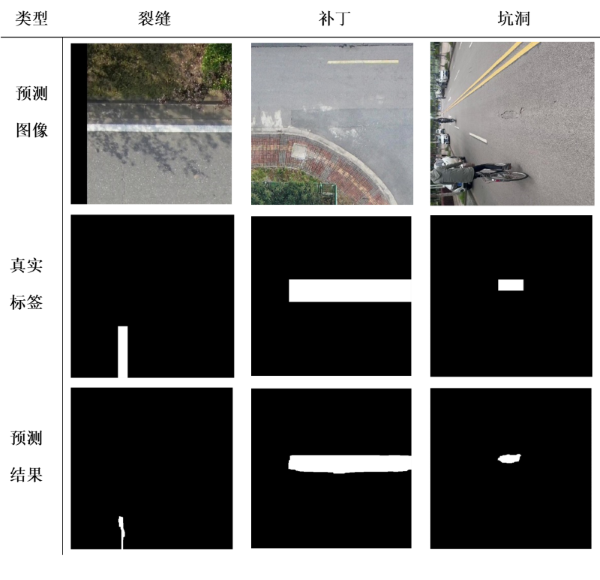
#> input picture materials/samples.png, 600 x 580 px
$ python img_test.py
#> lines starting #> are read from the running program, lines starting #| are printed output that depends on the picture; after the words box and inside, x2 and y2 are one past the last pixel; in counts of white or black regions, pixels touching at a corner belong together
import os
import numpy as np
from PIL import Image
from scipy.spatial.distance import directed_hausdorff
from collections import defaultdict

def calculate_metrics(true_mask, pred_mask):
    """
    计算PA、CPA、IoU、Dice系数和HD95
    """
    # 确保输入是二值图像
    true_mask = true_mask > 0
    pred_mask = pred_mask > 0

    # PA（像素准确率）
    pa = np.mean(true_mask == pred_mask)

    # CPA（类别像素准确率）
    tp = np.sum((true_mask == 1) & (pred_mask == 1))
    fp = np.sum((true_mask == 0) & (pred_mask == 1))
    fn = np.sum((true_mask == 1) & (pred_mask == 0))
    cpa = tp / (tp + fp + fn) if (tp + fp + fn) != 0 else 0

    # IoU（交并比）
    intersection = np.sum((true_mask == 1) & (pred_mask == 1))
    union = np.sum((true_mask == 1) | (pred_mask == 1))
    iou = intersection / union if union != 0 else 0

    # Dice系数
    dice = 2 * intersection / (np.sum(true_mask) + np.sum(pred_mask)) if (np.sum(true_mask) + np.sum(pred_mask)) != 0 else 0

    # HD95（Hausdorff距离的95百分位）
    hd95 = max(directed_hausdorff(true_mask, pred_mask)[0], directed_hausdorff(pred_mask, true_mask)[0])

    return pa, cpa, iou, dice, hd95

def validate_image_format(image_path):
    """
    验证图像格式是否为要求的格式
    """
    valid_formats = ('.jpg', '.png', '.bmp', '.npy')
    return os.path.splitext(image_path)[1].lower() in valid_formats

def load_image(image_path):
    """
    根据文件格式加载图像
    """
    if image_path.endswith('.npy'):
        return np.load(image_path)
    else:
        return np.array(Image.open(image_path).convert('L'))

def main(true_mask_folder, pred_mask_folder):
    # 检查文件夹是否存在
    if not os.path.exists(true_mask_folder) or not os.path.exists(pred_mask_folder):
        print("指定的文件夹不存在，请检查路径！")
        return

    # 获取文件夹中的文件名
    true_mask_files = set(os.listdir(true_mask_folder))
    pred_mask_files = set(os.listdir(pred_mask_folder))

    # 检查文件格式和命名匹配
    for folder, files in zip([true_mask_folder, pred_mask_folder], [true_mask_files, pred_mask_files]):
        for file in files:
            if not validate_image_format(file):
                print(f"请上传jpg、png、bmp或npy格式照片，文件 {os.path.join(folder, file)} 格式不正确！")
                return

    if true_mask_files != pred_mask_files:
        print("出现了命名不匹配的照片，请检查后上传！")
        return

    # 初始化结果存储
    metrics = defaultdict(list)

    # 遍历文件夹中的文件
    for file in true_mask_files:
        true_mask_path = os.path.join(true_mask_folder, file)
        pred_mask_path = os.path.join(pred_mask_folder, file)

        # 加载图像
        true_mask = load_image(true_mask_path)
        pred_mask = load_image(pred_mask_path)

        # 计算指标
        pa, cpa, iou, dice, hd95 = calculate_metrics(true_mask, pred_mask)
        metrics['PA'].append(pa)
        metrics['CPA'].append(cpa)
        metrics['IoU'].append(iou)
        metrics['Dice'].append(dice)
        metrics['HD95'].append(hd95)

        print(f"文件 {file} 的指标：PA={pa:.4f}, CPA={cpa:.4f}, IoU={iou:.4f}, Dice={dice:.4f}, HD95={hd95:.4f}")

    # 计算均值
    print("\n所有照片的平均指标：")
    for metric, values in metrics.items():
        print(f"{metric} 均值: {np.mean(values):.4f}")

if __name__ == "__main__":
    true_mask_folder = input("请输入真值掩码图像文件夹路径：")
#> the answer given: ../materials
    pred_mask_folder = input("请输入模型预测掩码图像文件夹路径：")
#> the answer given: ../materials
    main(true_mask_folder, pred_mask_folder)
#> in load_image, `return np.array(Image.open(image_path).convert('L'))`:
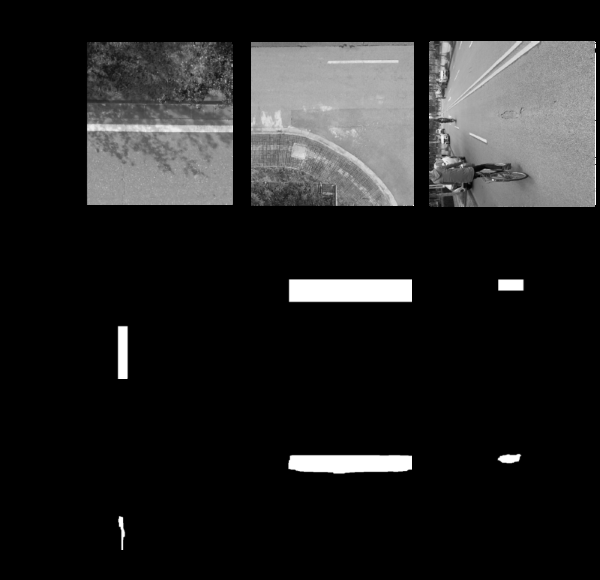
#> returned value: shape (580, 600); min 0, max 255, mean 35.1
#> in calculate_metrics, `true_mask = true_mask > 0`:
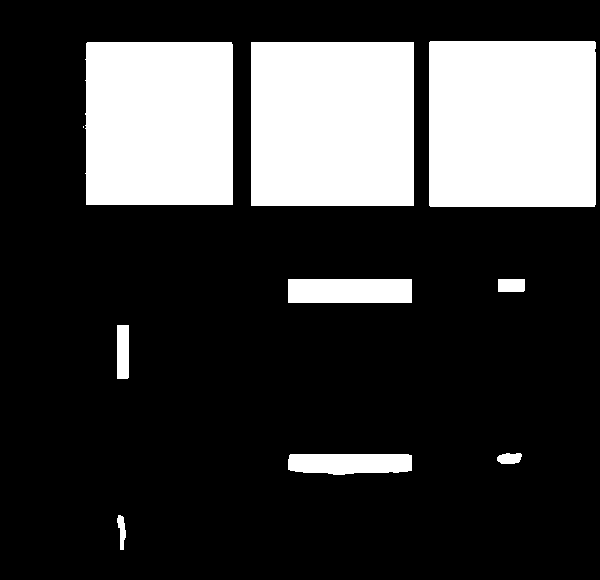
#> true_mask: shape (580, 600) bool; 24.5% white; 10 white regions (1 under 20 px), largest, box (x1, y1, x2, y2) and area: (429, 41, 596, 207) 27714, (251, 42, 414, 206) 26732, (85, 42, 233, 205) 23965
#> in calculate_metrics, `pa = np.mean(true_mask == pred_mask)`: pa = 1
#> in calculate_metrics, `tp = np.sum((true_mask == 1) & (pred_mask == 1))`: tp = 85144
#> in calculate_metrics, `fp = np.sum((true_mask == 0) & (pred_mask == 1))`: fp = 0
#> in calculate_metrics, `cpa = tp / (tp + fp + fn) if (tp + fp + fn) != 0 else 0`: cpa = 1
#> in calculate_metrics, `intersection = np.sum((true_mask == 1) & (pred_mask == 1))`: intersection = 85144
#> in calculate_metrics, `iou = intersection / union if union != 0 else 0`: iou = 1
#> in calculate_metrics, `hd95 = max(directed_hausdorff(true_mask, pred_mask)[0], directed_hausd..`: hd95 = 0
#> in main, `pa, cpa, iou, dice, hd95 = calculate_metrics(true_mask, pred_mask)`: pa = 1; hd95 = 0
#| 文件 samples.png 的指标：PA=1.0000, CPA=1.0000, IoU=1.0000, Dice=1.0000, HD95=0.0000
#> pass 2 of the loop in main, `for file in true_mask_files:`:
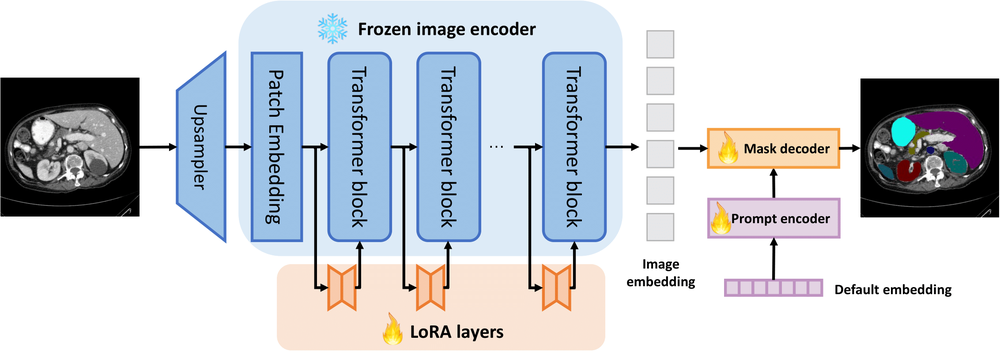
#> input picture materials/pipeline.png, 1000 x 355 px, shrunk from 2265 x 805 before the run
#> in load_image (call 3), `return np.array(Image.open(image_path).convert('L'))`:
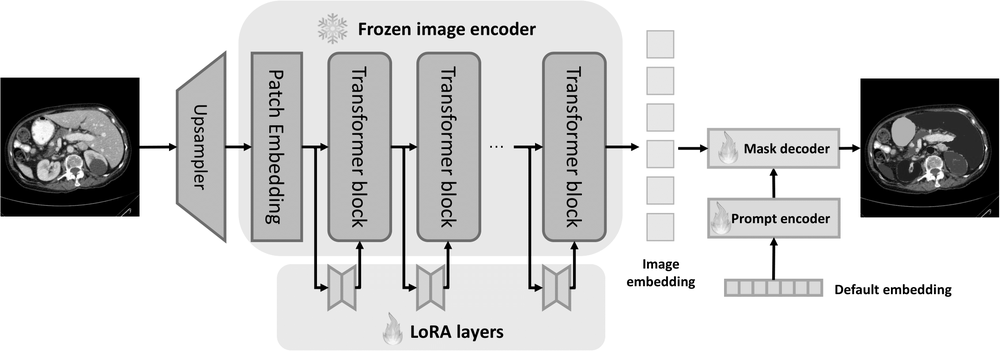
#> returned value: shape (355, 1000); min 0, max 255, mean 207.8
#> in calculate_metrics (call 2), `true_mask = true_mask > 0`:
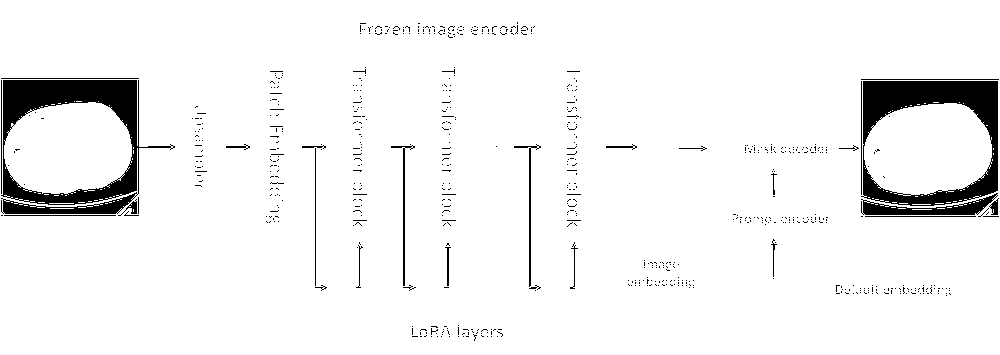
#> true_mask: shape (355, 1000) bool; 94.4% white; 688 black regions (661 under 20 px), largest, box (x1, y1, x2, y2) and area: (1, 80, 175, 214) 7854, (861, 81, 998, 206) 6595, (861, 193, 998, 215) 1197
#> tp = 335265
#| 文件 pipeline.png 的指标：PA=1.0000, CPA=1.0000, IoU=1.0000, Dice=1.0000, HD95=0.0000
